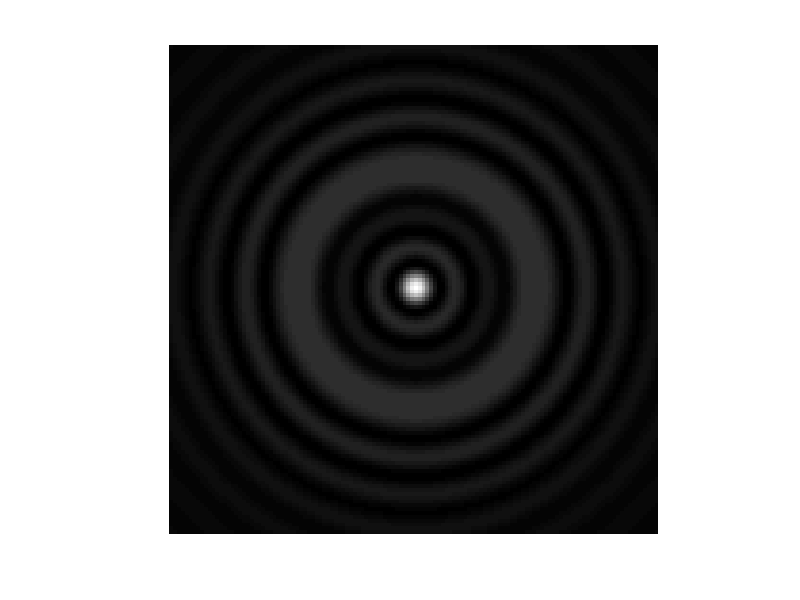

This figure's MATLAB source: (Note: this script raises an error after producing the figure.)
%{
Simulates 3d angular-averaged diffraction pattern of discontinuous double helix. 

Citation for this code/algorithm or any of its parts:
T. Latychevskaia and H.-W. Fink, "Three-dimensional double helical DNA structure directly revealed
from its X-ray fiber diffraction pattern by iterative phase retrieval", OE 26(23):30991-31017(2018)

To reconstruct the 3D diffraction patter, start "b_HIO_3d_sequence.m" and
select the 2D slices simulated by "a_simulate_3d_dp_no_phase.m".
Obtain several reconstructions, 300 iterations for each reconstruction is sufficient.
%}

close all; clear; clc;

%%%%%%%%%%%%%%%%%%%%%%%%%%%%%%%%%%%%%%%%%%%%%%%%%%%%%%%%%%%%%
N = 128;                    % number of pixels
r = 10^(-9);                % DNA radius in meter
H = 3.4*10^(-9);            % helix large period in meter
h = 0.34*10^(-9);           % base-to-base period in meter
delta0 = 0.17*10^(-9);      % pixel size in meter
Dz = 1.275*10^(-9);         % z-shift between the helices  

deltak = 2*pi/(100*delta0); % pixels size in K-domain
kz_h = 2*pi/h;              % k_z position corresponding to h
kz_h_px = kz_h/deltak;      % k_z in pixels
%%%%%%%%%%%%%%%%%%%%%%%%%%%%%%%%%%%%%%%%%%%%%%%%%%%%%%%%%%%%%

tic

[kx, ky] = meshgrid(((1:N) - N/2 - 1)*deltak, ((1:N) - N/2 - 1)*deltak);
R = sqrt(kx.^2 + ky.^2);
a = R*r;

U1 = zeros(N, N, N); % term1
kz1 = ((1:N) - N/2 - 1)*deltak*H/(2*pi);

U2 = zeros(N, N, N); % term2, the first diffraction order because of atomic lattice
kz2 = ((1:N) - N/2 - 1 - kz_h_px)*deltak*H/(2*pi);

U3 = zeros(N, N, N); % term3, the minus first diffraction order because of atomic lattice
kz3 = ((1:N) - N/2 - 1 - kz_h_px)*deltak*H/(2*pi);

for kk = 1:N
    n1 = kz1(kk);
    nn1 = round(n1);
    n_nn1 = abs(n1 - round(nn1));
    if ((n1 == 0) || (n_nn1 < 10^(-8)))
        U1(:, :, kk) = besselj(nn1,a);
    end
    
    n2 = kz2(kk);
    nn2 = round(n2);
    n_nn2 = abs(n2 - round(nn2));
    if ((n2 == 0) || (n_nn2 < 10^(-8)))
        U2(:, :, kk) = besselj(nn2,a);
    end
    
    n3 = kz3(kk);
    nn3 = round(n3);
    n_nn3 = abs(n3 - round(nn3));
    if ((n3 == 0) || (n_nn3 < 10^(-8)))
        U3(:, :, kk) = besselj(nn3,a);
    end
end

%%%%%%%%%%%%%%%%%%%%%%%%%%%%%%%%%%%%%%%%%%%%%%%%%%%%%%%%%%%%%%%
% modulating function because of the second helix
M = zeros(N, N, N);

% x = N/2 - (1:N);
% y = N/2 - (1:N);
kz = ((1:N) - N/2 -1)*deltak;
temp = 2*(1 + cos(kz*Dz));

for kk = 1:N
      M(:,:,kk) = temp(kk);
end

%%%%%%%%%%%%%%%%%%%%%%%%%%%%%%%%%%%%%%%%%%%%%%%%%%%%%%%%%%%%%%%
I1 = abs(U1).^2 + abs(U2).^2 + abs(U3).^2;
dp = I1.*M;
Ishow(:,:)= dp(:,:,N/2+1);
imshow(rot90(Ishow), []);

toc

figure; show3d(abs(U1), 0.05); axis normal;
figure; show3d(abs(U2), 0.05); axis normal;
figure; show3d(abs(U3), 0.05); axis normal;

save('3d_dp.mat', 'dp');


